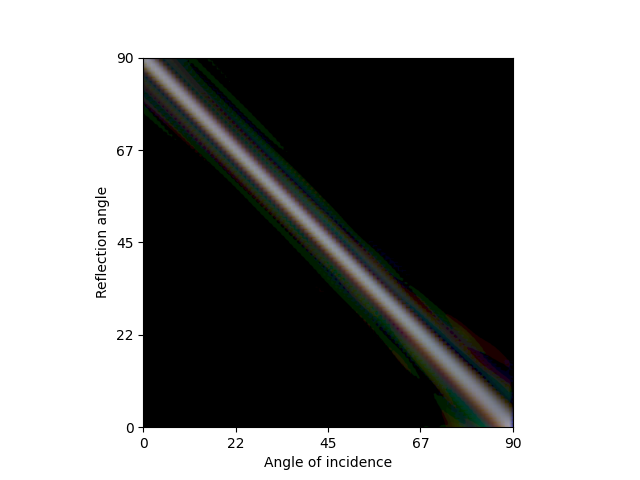
#> input picture tools/util/output_norm.png, 640 x 480 px, found by its file name; the run also reads 2 pictures not shown here
$ python addaxis.py
#> lines starting #> are read from the running program, lines starting #| are printed output that depends on the picture
import cv2
import matplotlib.pyplot as plt
import os
def addaxis(filepath):
    # 读取现有图像
#> called with filepath = '../build/output_norm.png'
    image = cv2.imread(filepath)
#> image is the input picture: shape (480, 640, 3); mean B, G, R 144.7, 145.4, 144.9

    # 将图像从 BGR 转为 RGB（因为 OpenCV 默认使用 BGR）
    image_rgb = cv2.cvtColor(image, cv2.COLOR_BGR2RGB)
    height, width, _ = image.shape
#> height = 480; width = 640

    # 创建一个图形和坐标轴
    fig, ax = plt.subplots()
    ax.imshow(image_rgb)

    # 设置坐标轴范围，将最大值设置为图像的宽度和高度
    ax.set_xlim([0, width])
    ax.set_ylim([height, 0])  # Y轴从上到下反转

    # 设置坐标轴的刻度位置
    # 将坐标轴的最大值 90 映射到图像的边界位置
    xticks = [0, width // 4, width // 2, 3 * width // 4, width]
#> xticks = [0, 160, 320, 480, 640]
    yticks = [0, height // 4, height // 2, 3 * height // 4, height]
#> yticks = [0, 120, 240, 360, 480]
    ax.set_xticks(xticks)
    ax.set_yticks(yticks)
    ax.invert_yaxis()

    # 设置坐标轴的刻度标签
    ax.set_xticklabels([str(i * 90 // width) for i in xticks])  # 映射到 90 度
    ax.set_yticklabels([str(i * 90 // height) for i in yticks])  # 映射到 90 度

    # 添加 X 轴和 Y 轴标签
    ax.set_xlabel('Angle of incidence')
    ax.set_ylabel('Reflection angle')
    # 显示图像及坐标轴
    name = os.path.basename(filepath)
    plt.savefig(os.path.splitext(name)[0]+".png")
addaxis('../build/output_norm.png')
addaxis('../build/output_norm_rand.png')
#> call 2 of addaxis, with filepath = '../build/output_norm_rand.png'
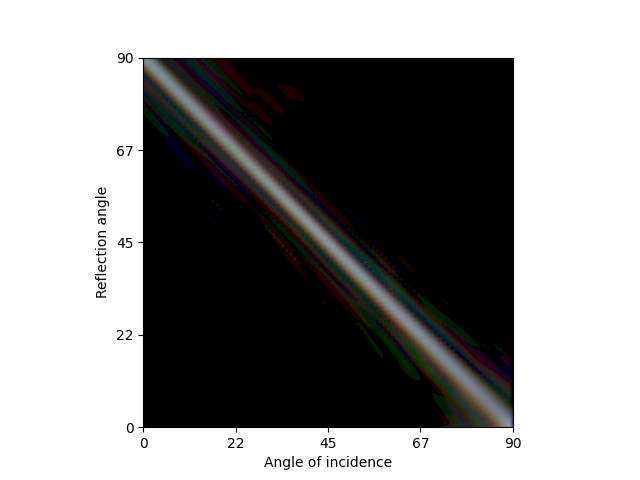
#> input picture tools/util/output_norm_rand.png, 640 x 480 px, found by its file name
#> in addaxis, image is the input picture: shape (480, 640, 3); mean B, G, R 144.8, 145.1, 145.3
addaxis('../build/output_damage.png')
#> call 3 of addaxis, with filepath = '../build/output_damage.png'
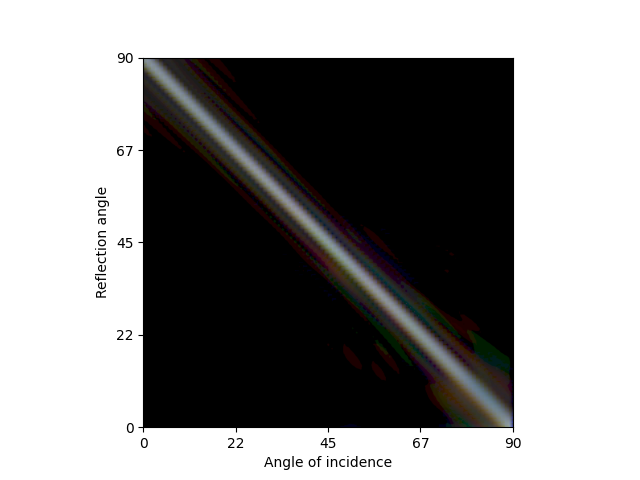
#> input picture tools/util/output_damage.png, 640 x 480 px, found by its file name
#> in addaxis, image is the input picture: shape (480, 640, 3); mean B, G, R 144.6, 145, 145.6
addaxis('../build/output_damage_rand.png')
addaxis('../build/output_repaired.png')
#> (the run stopped early here; a loop or call above may not have finished)
